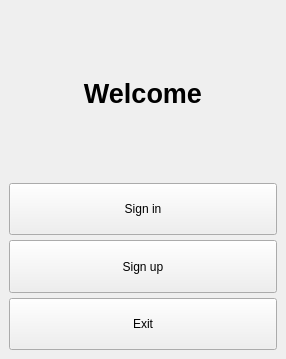
<?xml version="1.0" encoding="UTF-8"?>
<ui version="4.0">
 <class>MainWindow</class>
 <widget class="QMainWindow" name="MainWindow">
  <property name="geometry">
   <rect>
    <x>0</x>
    <y>0</y>
    <width>286</width>
    <height>359</height>
   </rect>
  </property>
  <property name="sizePolicy">
   <sizepolicy hsizetype="Expanding" vsizetype="Fixed">
    <horstretch>0</horstretch>
    <verstretch>0</verstretch>
   </sizepolicy>
  </property>
  <property name="minimumSize">
   <size>
    <width>0</width>
    <height>0</height>
   </size>
  </property>
  <property name="windowTitle">
   <string>MainWindow</string>
  </property>
  <widget class="QWidget" name="centralwidget">
   <property name="sizePolicy">
    <sizepolicy hsizetype="Fixed" vsizetype="Fixed">
     <horstretch>0</horstretch>
     <verstretch>0</verstretch>
    </sizepolicy>
   </property>
   <layout class="QGridLayout" name="gridLayout">
    <property name="leftMargin">
     <number>0</number>
    </property>
    <property name="topMargin">
     <number>0</number>
    </property>
    <property name="rightMargin">
     <number>0</number>
    </property>
    <property name="bottomMargin">
     <number>0</number>
    </property>
    <property name="spacing">
     <number>7</number>
    </property>
    <item row="0" column="0">
     <widget class="QStackedWidget" name="stackedWidget">
      <property name="currentIndex">
       <number>0</number>
      </property>
      <widget class="QWidget" name="main">
       <layout class="QVBoxLayout" name="verticalLayout_2">
        <item>
         <widget class="QLabel" name="label">
          <property name="font">
           <font>
            <pointsize>20</pointsize>
            <bold>true</bold>
           </font>
          </property>
          <property name="text">
           <string>Welcome</string>
          </property>
          <property name="textFormat">
           <enum>Qt::AutoText</enum>
          </property>
          <property name="alignment">
           <set>Qt::AlignCenter</set>
          </property>
         </widget>
        </item>
        <item>
         <layout class="QVBoxLayout" name="verticalLayout">
          <property name="spacing">
           <number>5</number>
          </property>
          <item>
           <widget class="QPushButton" name="sign_in">
            <property name="sizePolicy">
             <sizepolicy hsizetype="Minimum" vsizetype="Preferred">
              <horstretch>0</horstretch>
              <verstretch>0</verstretch>
             </sizepolicy>
            </property>
            <property name="text">
             <string>Sign in</string>
            </property>
            <property name="icon">
             <iconset resource="resoure.qrc">
              <normaloff>:/image/img/user.png</normaloff>:/image/img/user.png</iconset>
            </property>
            <property name="iconSize">
             <size>
              <width>20</width>
              <height>20</height>
             </size>
            </property>
            <property name="autoRepeatDelay">
             <number>300</number>
            </property>
           </widget>
          </item>
          <item>
           <widget class="QPushButton" name="sing_up">
            <property name="sizePolicy">
             <sizepolicy hsizetype="Minimum" vsizetype="Preferred">
              <horstretch>0</horstretch>
              <verstretch>0</verstretch>
             </sizepolicy>
            </property>
            <property name="text">
             <string>Sign up</string>
            </property>
            <property name="icon">
             <iconset resource="resoure.qrc">
              <normaloff>:/image/img/add-user.png</normaloff>:/image/img/add-user.png</iconset>
            </property>
           </widget>
          </item>
          <item>
           <widget class="QPushButton" name="exit">
            <property name="sizePolicy">
             <sizepolicy hsizetype="Minimum" vsizetype="Preferred">
              <horstretch>0</horstretch>
              <verstretch>0</verstretch>
             </sizepolicy>
            </property>
            <property name="text">
             <string>Exit</string>
            </property>
            <property name="icon">
             <iconset resource="resoure.qrc">
              <normaloff>:/image/img/logout.png</normaloff>:/image/img/logout.png</iconset>
            </property>
           </widget>
          </item>
         </layout>
        </item>
       </layout>
      </widget>
      <widget class="QWidget" name="sign_in_2"/>
      <widget class="QWidget" name="sign_up"/>
     </widget>
    </item>
   </layout>
  </widget>
  <widget class="QMenuBar" name="menubar">
   <property name="geometry">
    <rect>
     <x>0</x>
     <y>0</y>
     <width>286</width>
     <height>25</height>
    </rect>
   </property>
  </widget>
 </widget>
 <resources>
  <include location="resoure.qrc"/>
 </resources>
 <connections/>
</ui>
